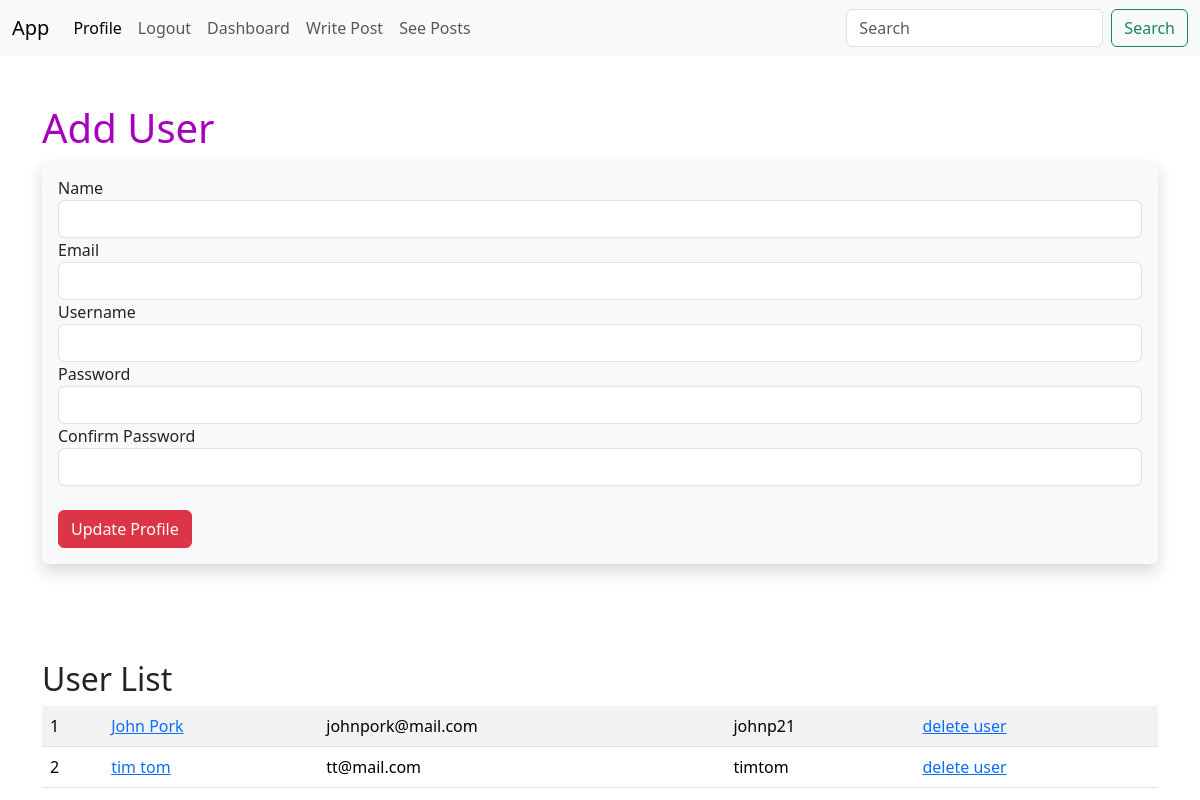
Screenshot of /user/add (signed in) with the database file from the repository.
### app.py (models this page shows, shortened)
class Users(db.Model, UserMixin):
    id = db.Column(db.Integer, primary_key=True)
    username = db.Column(db.String(20), nullable=False, unique=True)
    name = db.Column(db.String(100), nullable=False)
    email = db.Column(db.String(100), nullable=False, unique=True)
    date_added = db.Column(db.DateTime, default=datetime.now())
    password_hash = db.Column(db.String(128))
    posts = db.Relationship('Posts', backref='poster')
    @property
    def password(self):
        raise AttributeError('Password is not a readable attribute')

### app.py (the view, shortened to what this page needs)
@app.route('/user/add', methods=['GET', 'POST'])
def add_user():
    name = None
    form = UserForm()
    our_users = Users.query.order_by(Users.date_added)
    return render_template('add_user.html',
                            form=form,
                            name=name,
                            our_users=our_users)

### webforms.py
class UserForm(FlaskForm):
    name = StringField('Name', validators=[DataRequired()])
    email = StringField('Email', validators=[DataRequired()])
    username = StringField('Username', validators=[DataRequired()])
    password_hash = PasswordField('Password',
                                  validators=[DataRequired(), EqualTo('password_hash2', message='Passwords not matching')])
    password_hash2 = PasswordField('Confirm Password',
                                   validators=[DataRequired()])
    submit = SubmitField('Update Profile')

### app.py (called while the page is built)
@login_manager.user_loader
def load_user(user_id):
    return Users.query.get(int(user_id))

### templates/add_user.html (shortened to what this page needs)
{% extends 'base.html' %}
{% block content%}
    {% if name %}
        <p>
    {% else %}
        <h1>Add User</h1>
        <div class="shadow p-3 mb-5 bg-body-tertiary rounded">
            <form method="POST">
                <div>
                    {{ form.name.label }} {{ form.name(class="form-control") }}
                </div>
                <div>
                    {{ form.email.label }} {{ form.email(class="form-control") }}
                </div>
                <div>
                    {{ form.username.label }} {{ form.username(class="form-control") }}
                </div>
                <div>
                    {{ form.password_hash.label }} {{ form.password_hash(class="form-control") }}
                </div>
                <div>
                    {{ form.password_hash2.label }} {{ form.password_hash2(class="form-control") }}
                </div>
                <div>
                    <br>
                    {{form.submit(class="btn btn-danger")}}
                </div>
            </form>
        </div>
    {% endif %}
    <br><br>
    <h2>User List</h2>
    <table class="table table-striped table-hover">
    {% for our_user in our_users %}
        <tr>
            <td>{{ our_user.id }}</td>
            <td><a href="{{ url_for('update', id=our_user.id )}}">{{ our_user.name }}</a></td>
            <td>{{ our_user.email }}</td>
            <td>{{ our_user.username }}</td>
            <td><a href="{{ url_for('delete', id=our_user.id )}}">delete user</a></td>
        </tr>
    {% endfor %}
    </table>
{% endblock %}

### static/css/style.css (style rules this page uses)
h1 { color: rgb(166, 0, 188) }

### rows the page displays
Users: id "1", name "John Pork", email "johnpork@mail.com", username "johnp21"
Users: id "2", name "tim tom", email "tt@mail.com", username "timtom"
